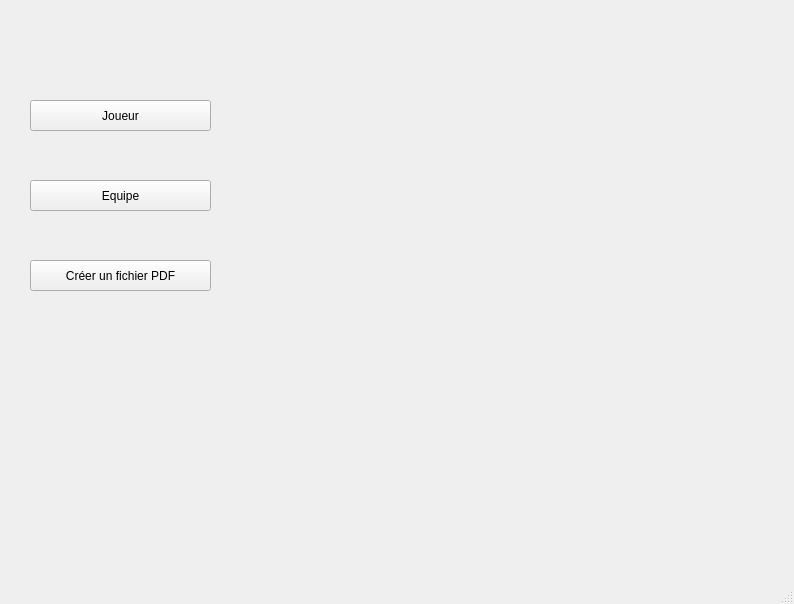
<?xml version="1.0" encoding="UTF-8"?>
<ui version="4.0">
 <class>MainWindow</class>
 <widget class="QMainWindow" name="MainWindow">
  <property name="geometry">
   <rect>
    <x>0</x>
    <y>0</y>
    <width>794</width>
    <height>604</height>
   </rect>
  </property>
  <property name="windowTitle">
   <string>MainWindow</string>
  </property>
  <widget class="QWidget" name="centralwidget">
   <widget class="QLabel" name="label">
    <property name="enabled">
     <bool>true</bool>
    </property>
    <property name="geometry">
     <rect>
      <x>0</x>
      <y>-23</y>
      <width>794</width>
      <height>611</height>
     </rect>
    </property>
    <property name="focusPolicy">
     <enum>Qt::StrongFocus</enum>
    </property>
    <property name="text">
     <string/>
    </property>
   </widget>
   <widget class="QPushButton" name="Gestion_joueur">
    <property name="geometry">
     <rect>
      <x>30</x>
      <y>100</y>
      <width>181</width>
      <height>31</height>
     </rect>
    </property>
    <property name="focusPolicy">
     <enum>Qt::StrongFocus</enum>
    </property>
    <property name="contextMenuPolicy">
     <enum>Qt::DefaultContextMenu</enum>
    </property>
    <property name="text">
     <string>Joueur</string>
    </property>
   </widget>
   <widget class="QPushButton" name="Modifier_joueur">
    <property name="geometry">
     <rect>
      <x>30</x>
      <y>180</y>
      <width>181</width>
      <height>31</height>
     </rect>
    </property>
    <property name="text">
     <string>Equipe</string>
    </property>
   </widget>
   <widget class="QPushButton" name="fichier_pdf">
    <property name="geometry">
     <rect>
      <x>30</x>
      <y>260</y>
      <width>181</width>
      <height>31</height>
     </rect>
    </property>
    <property name="text">
     <string>Créer un fichier PDF</string>
    </property>
   </widget>
  </widget>
  <widget class="QMenuBar" name="menubar">
   <property name="geometry">
    <rect>
     <x>0</x>
     <y>0</y>
     <width>794</width>
     <height>22</height>
    </rect>
   </property>
  </widget>
  <widget class="QStatusBar" name="statusbar"/>
 </widget>
 <resources/>
 <connections/>
</ui>
